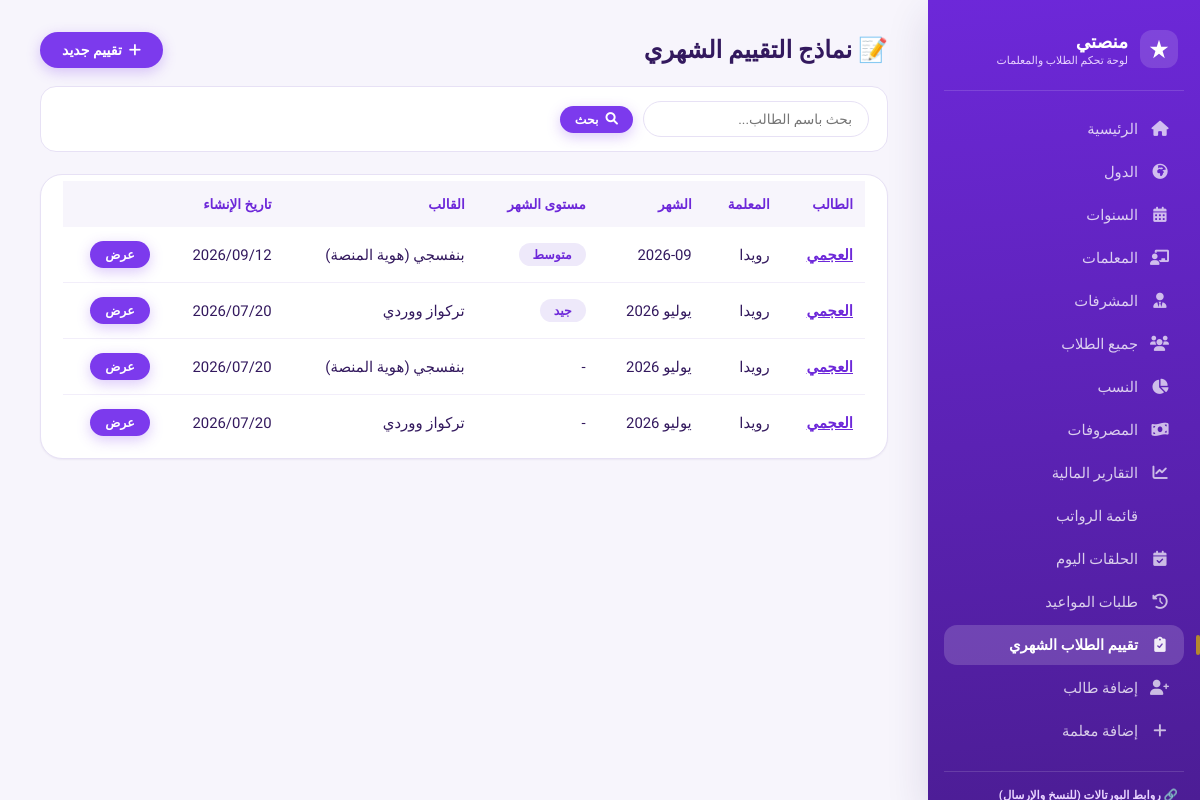
Page /evaluations/ (signed in) on the committed database.
### core/models.py (models this page shows, shortened)
class MonthlyEvaluation(models.Model):
    TEMPLATE_CHOICES = [
        ('teal_pink', 'تركواز ووردي'),
        ('violet', 'بنفسجي (هوية المنصة)'),
        ('sunny', 'أصفر وبرتقالي دافئ'),
    ]
    student = models.ForeignKey(Student, on_delete=models.CASCADE, related_name='evaluations', verbose_name="الطالب")
    public_token = models.UUIDField(default=uuid.uuid4, unique=True, editable=False, verbose_name="رمز المشاركة العام")
    student_name = models.CharField(max_length=255, verbose_name="اسم الطالب")
    teacher_name = models.CharField(max_length=255, blank=True, null=True, verbose_name="اسم المعلمة")
    package_name = models.CharField(max_length=100, blank=True, null=True, verbose_name="الباقة")
    lessons_count = models.PositiveIntegerField(default=4, verbose_name="عدد الحلقات")
    month_label = models.CharField(max_length=30, verbose_name="الشهر")
    memorization_progress = models.CharField(max_length=255, blank=True, null=True, verbose_name="مقدار حفظ الجديد")
    review_progress = models.CharField(max_length=255, blank=True, null=True, verbose_name="مقدار المراجعة")
    absences = models.CharField(max_length=255, blank=True, null=True, verbose_name="عدد مرات الغياب")
    pronunciation_rating = models.CharField(max_length=100, blank=True, null=True, verbose_name="النطق ومخارج الحروف")
    tajweed_rating = models.CharField(max_length=100, blank=True, null=True, verbose_name="تطبيق أحكام التجويد")
    interaction_rating = models.CharField(max_length=100, blank=True, null=True, verbose_name="التفاعل مع المعلمة")
    response_speed_rating = models.CharField(max_length=100, blank=True, null=True, verbose_name="سرعة الاستجابة والحفظ")
    commitment_rating = models.CharField(max_length=100, blank=True, null=True, verbose_name="الالتزام بالمواعيد والآداب")
    recommendations = models.TextField(blank=True, null=True, verbose_name="التوصيات / المستوى العام")
    teacher_comment = models.TextField(blank=True, null=True, verbose_name="كلمة المعلمة")
    month_rating = models.CharField(max_length=100, blank=True, null=True, verbose_name="مستوى الشهر")
    template = models.CharField(max_length=20, choices=TEMPLATE_CHOICES, default='teal_pink', verbose_name="شكل النموذج")
    created_at = models.DateTimeField(auto_now_add=True, verbose_name="تاريخ الإنشاء")
    class Meta:
        verbose_name = "تقييم شهري"
        verbose_name_plural = "التقييمات الشهرية"
        ordering = ['-created_at']

### core/views.py (the view)
# urls.py: path('evaluations/', views.evaluations_list, name='evaluations_list'),
@staff_member_required
def evaluations_list(request):
    evaluations = MonthlyEvaluation.objects.select_related('student').all()
    q = request.GET.get('q', '').strip()
    if q:
        evaluations = evaluations.filter(student_name__icontains=q)
    return render(request, 'core/evaluations_list.html', {'evaluations': evaluations, 'search': q})

### templates/core/evaluations_list.html (shortened to what this page needs)
{% extends 'core/base.html' %}
{% block content %}
<div class="page-header">
    <div class="page-title">📝 نماذج التقييم الشهري</div>
    <a href="{% url 'add_evaluation' %}" class="btn btn-primary"><i class="fas fa-plus"></i> تقييم جديد</a>
</div>
<form method="GET" class="filter-bar">
    <input type="text" name="q" placeholder="بحث باسم الطالب..." value="{{ search }}">
    <button type="submit" class="btn btn-primary btn-sm"><i class="fas fa-search"></i> بحث</button>
</form>
<div class="table-container">
    <table>
        <thead><tr><th>الطالب</th><th>المعلمة</th><th>الشهر</th><th>مستوى الشهر</th><th>القالب</th><th>تاريخ الإنشاء</th><th></th></tr></thead>
        <tbody>
            {% for e in evaluations %}
            <tr>
                <td><a href="{% url 'evaluation_detail' e.id %}" style="color:#6d28d9; font-weight:700;">{{ e.student_name }}</a></td>
                <td>{{ e.teacher_name|default:"-" }}</td>
                <td>{{ e.month_label }}</td>
                <td>{% if e.month_rating %}<span class="badge-neutral">{{ e.month_rating }}</span>{% else %}-{% endif %}</td>
                <td>{{ e.get_template_display }}</td>
                <td>{{ e.created_at|date:"Y/m/d" }}</td>
                <td><a href="{% url 'evaluation_detail' e.id %}" class="btn btn-primary btn-sm">عرض</a></td>
            </tr>
            {% empty %}
            <tr><td colspan="7" style="text-align:center;">لسه مفيش تقييمات متسجلة. ابدئي بإنشاء أول تقييم من الزرار فوق.</td></tr>
            {% endfor %}
        </tbody>
    </table>
</div>
{% endblock %}

### templates/core/base.html (style rules this page uses)
:root { --violet-50: #F7F5FC; --violet-100: #EEE9FA; --violet-200: #DDD3F5; --violet-400: #A78BFA; --violet-500: #8B5CF6; --violet-600: #7C3AED; --violet-700: #6D28D9; --ink: #33195E; --ink-muted: #746A93; --gold: #B4872E; --gold-soft: #FBF2E2; --green: #1D9A63; --green-soft: #E5F7EE; --red: #DC3545; --red-soft: #FDEBEC; --amber: #B87F16; --amber-soft: #FCF3DC; --paper: #FFFFFF; --page-bg: var(--violet-50); --border: #E7E1F5; --radius-sm: 10px; --radius-md: 16px; --radius-lg: 22px; --radius-pill: 999px; --shadow-sm: 0 1px 2px rgba(51, 25, 94, 0.06); --shadow-md: 0 8px 24px rgba(51, 25, 94, 0.08); --shadow-lg: 0 16px 40px rgba(51, 25, 94, 0.14); --font-display: 'Cairo', sans-serif; --font-body: 'Tajawal', sans-serif; }
* { margin: 0; padding: 0; box-sizing: border-box; }
body { font-family: var(--font-body); background: var(--page-bg); color: var(--ink); display: flex; min-height: 100vh; -webkit-font-smoothing: antialiased; }
a { color: inherit; }
.page-header { display:flex; align-items:center; justify-content:space-between; flex-wrap:wrap; gap:14px; margin-bottom:8px; }
.page-title { display:flex; align-items:center; gap:10px; font-weight:800; font-size:1.5rem; color:var(--ink); }
.filter-bar { display:flex; align-items:center; gap:10px; flex-wrap:wrap; background:#fff; padding:14px 18px; border-radius:var(--radius-md); border:1px solid var(--border); margin:18px 0; }
.filter-bar input[type="text"], .filter-bar select { padding:9px 16px; border-radius: var(--radius-pill); border:1.6px solid var(--border); font-family: var(--font-body); font-size:0.86rem; background:#fff; color:var(--ink); }
.table-container { background: #fff; border-radius: var(--radius-lg); padding: 6px 22px 8px; border: 1px solid var(--border); margin-top: 22px; overflow-x: auto; box-shadow: var(--shadow-sm); }
table { width: 100%; border-collapse: collapse; font-size: 0.93rem; }
table th { background: var(--violet-50); color: var(--violet-700); padding: 15px 12px; text-align: right; font-weight: 700; font-size:0.85rem; }
table td { padding: 14px 12px; border-bottom: 1px solid #F2EEFA; vertical-align:middle; }
table tbody tr:last-child td { border-bottom:none; }
.badge-neutral { background: var(--violet-100); color: var(--violet-700); padding:4px 14px; border-radius:30px; font-weight:700; font-size:0.78rem; display:inline-block; }
.btn { display: inline-flex; align-items:center; gap:7px; padding: 10px 22px; border-radius: 30px; font-weight: 700; text-decoration: none; font-size: 0.88rem; transition: .18s ease; border: none; cursor: pointer; font-family: var(--font-body); }
.btn-primary { background: var(--violet-600); color: #fff; box-shadow: 0 4px 14px rgba(124,58,237,.28); }
.btn-sm { padding: 6px 15px; font-size: 0.78rem; }

### rows in the picture
MonthlyEvaluation: student_name "العجمي", teacher_name "رويدا", month_label "2026-09", month_rating "متوسط", template "بنفسجي (هوية المنصة)", created_at "2026/09/12"
MonthlyEvaluation: student_name "العجمي", teacher_name "رويدا", month_label "يوليو 2026", month_rating "جيد", template "تركواز ووردي", created_at "2026/07/20"
MonthlyEvaluation: student_name "العجمي", teacher_name "رويدا", month_label "يوليو 2026", template "بنفسجي (هوية المنصة)", created_at "2026/07/20"
MonthlyEvaluation: student_name "العجمي", teacher_name "رويدا", month_label "يوليو 2026", template "تركواز ووردي", created_at "2026/07/20"
